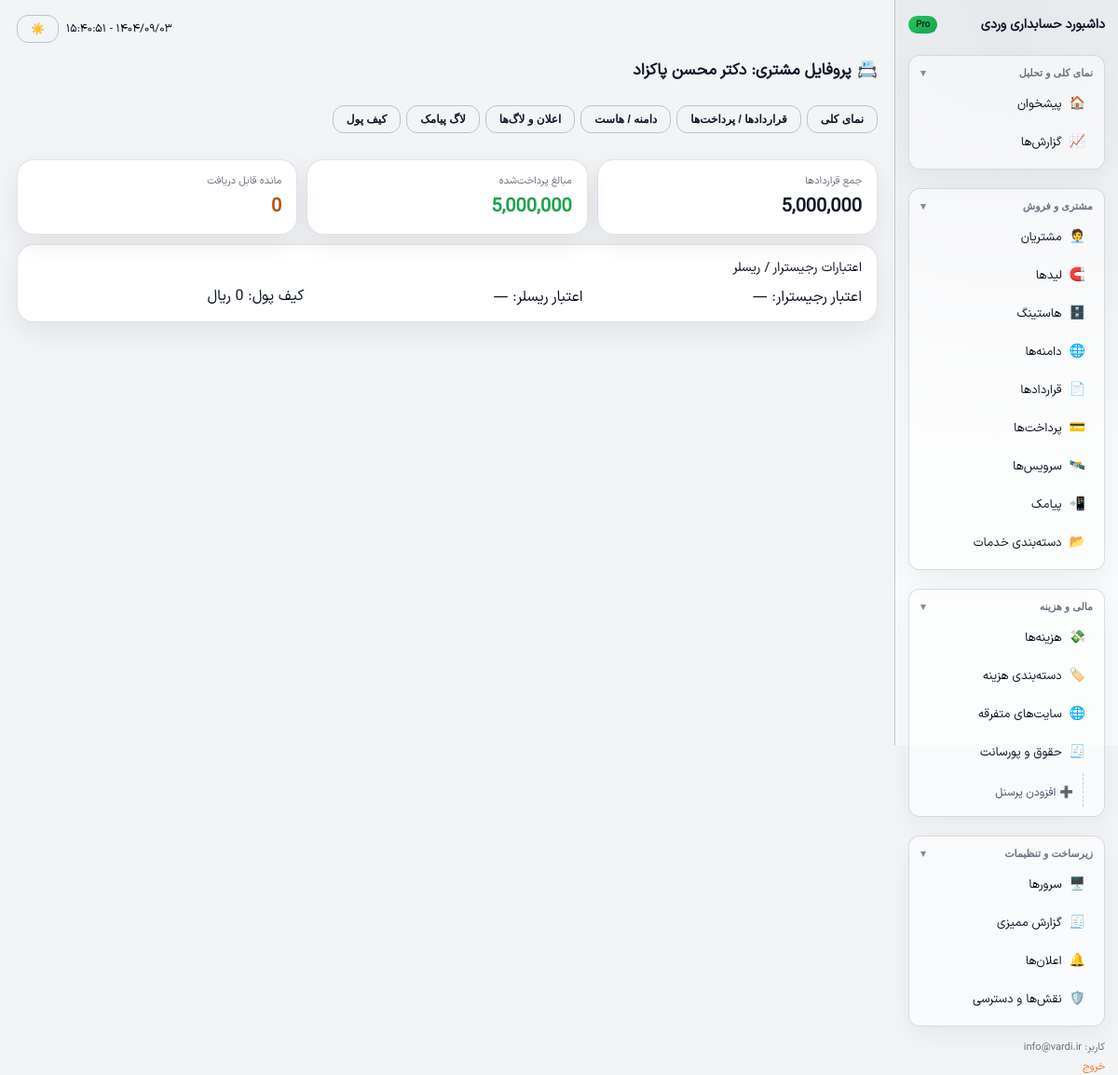
The app's page /customers/profile?id=23 (signed in) with its own data.
### tables this page shows
CREATE TABLE `customers` (
  `id` int(10) UNSIGNED NOT NULL,
  `name` varchar(190) NOT NULL,
  `phone` varchar(50) DEFAULT NULL,
  `email` varchar(190) DEFAULT NULL,
  `note` text DEFAULT NULL,
  `created_at` datetime DEFAULT NULL,
  `updated_at` datetime DEFAULT NULL
);

CREATE TABLE `contracts` (
  `id` int(11) NOT NULL,
  `customer_name` varchar(190) NOT NULL,
  `customer_id` int(11) DEFAULT NULL,
  `category_id` int(11) NOT NULL,
  `title` varchar(255) NOT NULL,
  `total_amount` int(11) NOT NULL,
  `total_cost_amount` int(11) NOT NULL DEFAULT 0,
  `start_date` date NOT NULL,
  `end_date` date DEFAULT NULL,
  `status` enum('active','completed','cancelled') DEFAULT 'active',
  `note` text DEFAULT NULL,
  `sales_employee_id` int(11) DEFAULT NULL,
  `whmcs_service_id` int(11) DEFAULT NULL,
  `notes` text DEFAULT NULL,
  `created_at` datetime DEFAULT NULL,
  `updated_at` datetime DEFAULT NULL
);

### src/Core/View.php (called while the page is built, shortened)
<?php
class View
{
    public static function render(string $view, array $data = []): void
    {
        extract($data);
        include __DIR__ . '/../../views/layout.php';
    }
}

### src/Controller/CustomerController.php (called while the page is built, shortened)
<?php
class CustomerController
{
    public function profile(): void
    {
        $id = (int)Str::normalizeDigits($_GET['id'] ?? '0');
        try {
            $pdo = Database::connection();
            $stmt = $pdo->prepare("SELECT * FROM customers WHERE id = ?");
            $stmt->execute([$id]);
            $customer = $stmt->fetch();
            $contractsStmt = $pdo->prepare("SELECT c.*, e.full_name AS employee_name, cat.name AS category_name
                                            FROM contracts c
                                            LEFT JOIN employees e ON e.id = c.sales_employee_id
                                            LEFT JOIN product_categories cat ON cat.id = c.category_id
                                            WHERE c.customer_id = ?
                                            ORDER BY c.id DESC");
            $contractsStmt->execute([$id]);
            $contracts = $contractsStmt->fetchAll();
            $stmtTotal = $pdo->prepare("SELECT COALESCE(SUM(total_amount),0) FROM contracts WHERE customer_id = ?");
            $stmtTotal->execute([$id]);
            $contractTotal = (int)$stmtTotal->fetchColumn();
            $stmtPaid = $pdo->prepare("SELECT COALESCE(SUM(p.amount),0)
                                        FROM payments p
                                        LEFT JOIN contracts c ON c.id = p.contract_id
                                        WHERE p.status = 'paid' AND (p.customer_id = ? OR c.customer_id = ?)");
            $stmtPaid->execute([$id, $id]);
            $paidTotal = (int)$stmtPaid->fetchColumn();
            $dueTotal = $contractTotal - $paidTotal;
            $paymentsStmt = $pdo->prepare("SELECT p.*, c.title AS contract_title
                                           FROM payments p
                                           LEFT JOIN contracts c ON c.id = p.contract_id
                                           WHERE p.customer_id = ? OR c.customer_id = ?
                                           ORDER BY p.id DESC
                                           LIMIT 20");
            $paymentsStmt->execute([$id, $id]);
            $payments = $paymentsStmt->fetchAll();
            $serversMap = [];
            $hostingAccountsStmt = $pdo->prepare("SELECT h.*, s.name AS server_name, s.hostname, s.provider"
                                                  . " FROM hosting_accounts h"
                                                  . " LEFT JOIN servers s ON s.id = h.server_id"
                                                  . " WHERE h.customer_id = ?"
                                                  . " ORDER BY h.id DESC");
            $hostingAccountsStmt->execute([$id]);
            $hostingAccounts = $hostingAccountsStmt->fetchAll();
            $domainsStmt = $pdo->prepare("SELECT * FROM domains WHERE customer_id = ? ORDER BY id DESC");
            $domainsStmt->execute([$id]);
            $domains = $domainsStmt->fetchAll();
            $unsyncedDomainsStmt = $pdo->prepare("SELECT * FROM domains WHERE customer_id IS NULL ORDER BY id DESC LIMIT 20");
            $unsyncedDomainsStmt->execute();
            $unsyncedDomains = $unsyncedDomainsStmt->fetchAll();
            $registrarBalance = $pdo->query("SELECT last_check_message FROM servers WHERE provider = 'registrar' ORDER BY id DESC LIMIT 1")?->fetchColumn();
            $resellerBalance  = $pdo->query("SELECT last_check_message FROM servers WHERE provider = 'reseller' ORDER BY id DESC LIMIT 1")?->fetchColumn();
            $syncLogsStmt = $pdo->prepare("SELECT * FROM sync_logs WHERE customer_id = ? ORDER BY id DESC LIMIT 50");
            $syncLogsStmt->execute([$id]);
            $syncLogs = $syncLogsStmt->fetchAll();
            $auditLogsStmt = $pdo->prepare("SELECT * FROM audit_logs WHERE customer_id = ? ORDER BY id DESC LIMIT 50");
            $auditLogsStmt->execute([$id]);
            $auditLogs = $auditLogsStmt->fetchAll();
            $notificationsStmt = $pdo->prepare("SELECT * FROM notifications WHERE customer_id = ? ORDER BY id DESC LIMIT 20");
            $notificationsStmt->execute([$id]);
            $notifications = $notificationsStmt->fetchAll();
            $smsLogsStmt = $pdo->prepare("SELECT * FROM sms_logs WHERE customer_id = ? ORDER BY id DESC LIMIT 30");
            $smsLogsStmt->execute([$id]);
            $smsLogs = $smsLogsStmt->fetchAll();
            [$walletAccount, $walletTransactions] = $this->loadWalletData($pdo, $id, $paidTotal, $contractTotal);
        } catch (PDOException $e) {
            View::renderError('خطا در بارگذاری پروفایل مشتری: ' . $e->getMessage(), $e->getTraceAsString(), Auth::user());
            return;
        }
        View::render('customers/profile', [
            'user'          => Auth::user(),
            'customer'      => $customer,
            'contracts'     => $contracts,
            'contractTotal' => $contractTotal,
            'paidTotal'     => $paidTotal,
            'dueTotal'      => $dueTotal,
            'payments'      => $payments,
            'serversMap'    => $serversMap ?? [],
            'domains'       => $domains ?? [],
            'hostingAccounts' => $hostingAccounts ?? [],
            'unsyncedDomains' => $unsyncedDomains ?? [],
            'syncLogs'        => $syncLogs ?? [],
            'auditLogs'       => $auditLogs ?? [],
            'notifications'   => $notifications ?? [],
            'smsLogs'         => $smsLogs ?? [],
            'registrarBalance'=> $registrarBalance ?: '—',
            'resellerBalance' => $resellerBalance ?: '—',
            'walletAccount'   => $walletAccount,
            'walletTransactions' => $walletTransactions,
        ]);
    }
    protected function loadWalletData($pdo, int $customerId, int $paidTotal, int $contractTotal): array
    {
        $wallet = $this->getOrCreateWalletAccount($pdo, $customerId);
        $wallet['balance'] = $this->refreshWalletBalance($pdo, $wallet['id']);
        $txnStmt = $pdo->prepare("SELECT * FROM wallet_transactions WHERE wallet_account_id = ? ORDER BY id DESC LIMIT 80");
        $txnStmt->execute([$wallet['id']]);
        $transactions = $txnStmt->fetchAll();
        return [$wallet, $transactions];
    }
    protected function getOrCreateWalletAccount($pdo, int $customerId): array
    {
        $now = date('Y-m-d H:i:s');
        return [
            'id' => (int)$pdo->lastInsertId(),
            'customer_id' => $customerId,
            'balance' => 0,
            'created_at' => $now,
            'updated_at' => $now,
        ];
    }
    protected function refreshWalletBalance($pdo, int $walletId): int
    {
        $stmt = $pdo->prepare(
            "SELECT COALESCE(SUM(CASE WHEN direction='credit' THEN amount ELSE -amount END),0) AS balance"
            . " FROM wallet_transactions WHERE wallet_account_id = ?"
        );
        $stmt->execute([$walletId]);
        $balance = (int)$stmt->fetchColumn();
        return $balance;
    }
}

### index.php (called while the page is built, shortened)
<?php
$router = new \App\Core\Router();
$router->dispatch();

### src/Core/Str.php (called while the page is built, shortened)
<?php
class Str
{
    public static function beautifyLabel(?string $value): string
    {
        $value = trim((string)$value);
        $value = str_replace(['-', '_', 'ـ', '–', '—'], ' ', $value);
        $value = preg_replace('/\s+/u', ' ', $value);
        return trim($value);
    }
}

### views/customers/profile.php (the view, shortened to what this page needs)
<div class="topbar-title" style="margin-bottom:8px;">
    <span class="emoji">📇</span>
    <span>پروفایل مشتری: <?php echo htmlspecialchars(Str::beautifyLabel($customer['name']), ENT_QUOTES, 'UTF-8'); ?></span>
</div>
<div style="margin-bottom:12px;">
    <div class="tab-controls" style="display:flex;gap:6px;flex-wrap:wrap;">
        <button class="btn btn-outline tab-btn active" data-tab="overview">نمای کلی</button>
        <button class="btn btn-outline tab-btn" data-tab="contracts">قراردادها / پرداخت‌ها</button>
        <button class="btn btn-outline tab-btn" data-tab="services">دامنه / هاست</button>
        <button class="btn btn-outline tab-btn" data-tab="notifications">اعلان و لاگ‌ها</button>
        <button class="btn btn-outline tab-btn" data-tab="sms">لاگ پیامک</button>
        <button class="btn btn-outline tab-btn" data-tab="wallet">کیف پول</button>
    </div>
</div>
<div class="tab-panel active" id="tab-overview" style="display:block;">
    <div class="grid" style="grid-template-columns:repeat(3,minmax(0,1fr));gap:10px;">
        <div class="card-soft">
            <div class="form-label">جمع قراردادها</div>
            <div class="kpi-value"><?php echo number_format($contractTotal); ?></div>
        </div>
        <div class="card-soft">
            <div class="form-label">مبالغ پرداخت‌شده</div>
            <div class="kpi-value" style="color:#16a34a;">
                <?php echo number_format($paidTotal); ?>
            </div>
        </div>
        <div class="card-soft">
            <div class="form-label">مانده قابل دریافت</div>
            <div class="kpi-value" style="color:<?php echo $dueTotal >= 0 ? '#b45309' : '#16a34a'; ?>;">
                <?php echo number_format($dueTotal); ?>
            </div>
        </div>
    </div>
    <div class="card-soft" style="margin-top:10px;">
        <div class="card-header">
            <div class="card-title">اعتبارات رجیسترار / ریسلر</div>
        </div>
        <div class="grid" style="grid-template-columns:repeat(auto-fit,minmax(200px,1fr));gap:8px;">
            <div class="chip">اعتبار رجیسترار: <?php echo htmlspecialchars($registrarBalance, ENT_QUOTES, 'UTF-8'); ?></div>
            <div class="chip">اعتبار ریسلر: <?php echo htmlspecialchars($resellerBalance, ENT_QUOTES, 'UTF-8'); ?></div>
            <div class="chip">کیف پول: <?php echo number_format((int)($walletAccount['balance'] ?? 0)); ?> ریال</div>
        </div>
    </div>
</div>

### assets/css/app.css (style rules this page uses)
* { box-sizing:border-box; }
html { scroll-behavior:smooth; }
body { margin:0; font-family:'IRANSansXVF',system-ui,-apple-system,BlinkMacSystemFont,'Segoe UI',sans-serif; direction:rtl; }
body { background:#f3f4f6; color:#111827; }
.card,.card-soft { transition:transform 0.15s ease, box-shadow 0.15s ease; }
.topbar-title { font-size:17px;font-weight:600;display:flex;align-items:center;gap:6px; }
.topbar-title span.emoji { font-size:18px; }
.card,.card-soft { border-radius:18px;padding:14px 16px;box-shadow:0 10px 30px rgba(15,23,42,0.08);border:1px solid rgba(148,163,184,0.3); }
body:not(.theme-dark) .card-soft { background:#ffffff; }
.card-header { display:flex;justify-content:space-between;align-items:center;margin-bottom:8px; }
.card-title { font-size:14px;font-weight:500; }
.grid { display:grid;gap:12px; }
.kpi-value { font-size:20px;font-weight:600; }
.btn { border-radius:12px;border:none;padding:7px 14px;font-size:12px;font-weight:600;cursor:pointer;display:inline-flex;align-items:center;gap:6px;text-decoration:none;justify-content:center;transition:transform 0.12s ease, box-shadow 0.12s ease; }
.btn-outline { background:transparent;border:1px solid rgba(148,163,184,0.6);color:inherit; }
.form-label { display:block;font-size:11px;margin-bottom:4px;color:#6b7280; }

### records on screen
customers: name "دکتر محسن پاکزاد"
contracts: total_amount "5,000,000", total_cost_amount "0"

### other values on screen
$user['email'] "info@vardi.ir"
$registrarBalance "—"
$resellerBalance "—"
